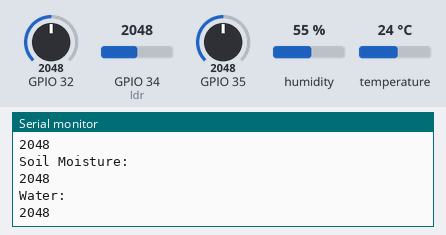
The program below on a simulated ESP32. Parts: the last lines printed to the serial monitor. The test bench sets the inputs (shaded band); at power-on: humidity 55 %, GPIO 32 = 2048, GPIO 34 (ldr) = 2048, GPIO 35 = 2048, temperature 24 °C. WiFi joins after 1.5 s; servers stay silent unless stated.

Above: at 3.2 s.
3.3 s: humidity set to 22 %
6.0 s: GPIO 32 set to 2866
At 6.5 s:
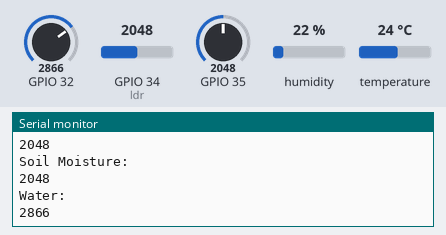
8.7 s: GPIO 34 (ldr) set to 1228
11.4 s: GPIO 35 set to 3972
At 12.5 s:
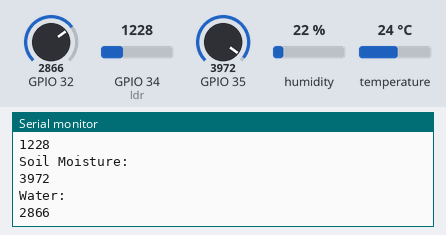
14.1 s: temperature set to 12 °C
16.8 s: GPIO 34 (ldr) set to 122
Timing chart, 0 to 19.8 s (numbered marks = the images above; inputs shaded):
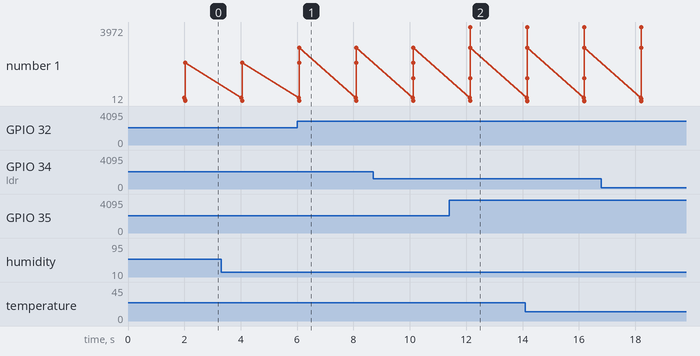

The program:

main.cpp
```cpp
#include <Arduino.h>
#include "WiFi.h"
#include <Adafruit_Sensor.h>
#include <DHT.h>

const char* ssid = "YOUR_SSID";
const char* pw = "YOUR_PW";

DHT dht(4, DHT11);

String temp() {
    float t = dht.readTemperature();
    if (isnan(t)){
        return "Temp Error";
    } else {
        return String(t);
    }
}

String humid() {
    float h = dht.readHumidity();
    if (isnan(h)){
        return "Humid Error";
    } else {
        return String(h);
    }
}

int ldr(){
    return analogRead(34);
}

int soil(){
    return analogRead(35);
}

//int rain(){ return analogRead(32); }

//int sound(){ return analogRead(35); }

int waterlev(){ return analogRead(32); }

void setup() {
    Serial.begin(115200);
    dht.begin();
    WiFi.begin(ssid, pw);
    while (WiFi.status()!=WL_CONNECTED){
        delay(1000);
        Serial.println("WiFi...");
    }
}

void loop() {
    Serial.println("IP:");Serial.println(WiFi.localIP());
    Serial.println("Temp:");Serial.println(temp());
    Serial.println("Humid:");Serial.println(humid());
    Serial.println("Light:");Serial.println(ldr());
    Serial.println("Soil Moisture:");Serial.println(soil());
    //Serial.println("Rain:"); Serial.println(rain());
    //Serial.println("Sound:"); Serial.println(sound());
    Serial.println("Water:"); Serial.println(waterlev());
    delay(2000);
}
```

Measured:
- after the input at 6.0 s, the serial monitor: prints a new line after 0.08 s (image 1)
- after the input at 11.4 s, the serial monitor: prints a new line after 0.75 s (image 2)
- plotted number 1: 2048 → 2866 after the input at 6.0 s
